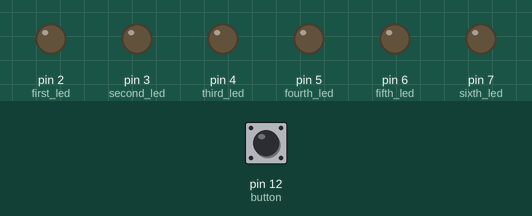
This sketch was run on a simulated Arduino Uno, built with avr-gcc and run on an emulated ATmega328P. On the bench: output pins drawn as LEDs (lit = HIGH). Dashed ring = blinking. The test bench sets the inputs (shaded band); at power-on: pin 12 (button) HIGH. Random numbers use the default seed unless the sketch sets one.

Above: at 1.2 s.
1.3 s: pin 12 (button) pulled LOW for 0.15 s
At 3.4 s:
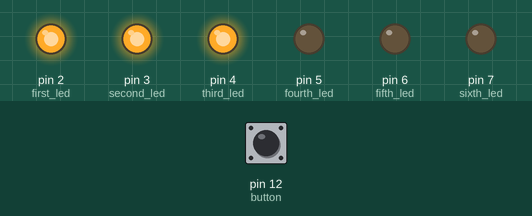
4.3 s: pin 12 (button) pulled LOW for 1 s
At 6.9 s:
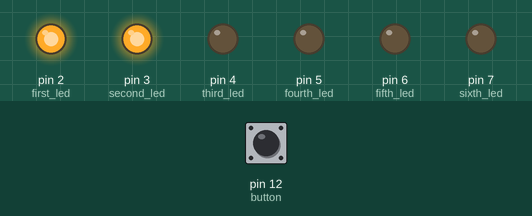
7.3 s: pin 12 (button) pulled LOW for 3.2 s
At 11.7 s:
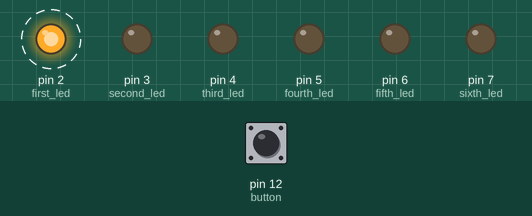
12.0 s: pin 12 (button) pulled LOW for 3.2 s
At 16.8 s:
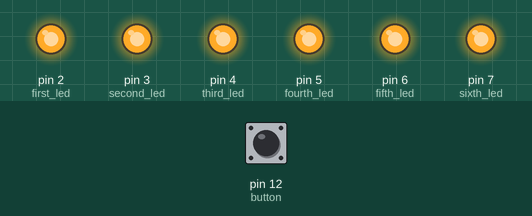
17.1 s: pin 12 (button) pulsed LOW 5 times (0.12 s each, 0.3 s apart)
At 19.9 s:
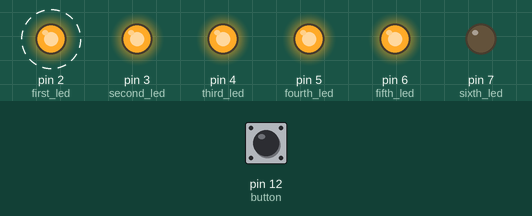
21.0 s: pin 12 (button) pulsed LOW 5 times (0.12 s each, 0.3 s apart)
At 24.1 s:
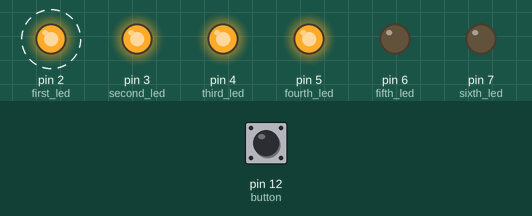
Timing chart, 0 to 25.6 s (numbered marks = the images above; inputs shaded):
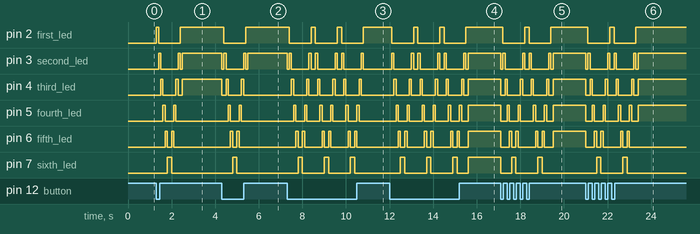

The sketch:

dice_.ino
```cpp
// 6 consecutive digital pins for the LEDs
const int first_led = 2;
const int second_led = 3;
const int third_led = 4;
const int fourth_led = 5;
const int fifth_led = 6;
const int sixth_led = 7;

// pin for the button switch
const int button = 12;

// value to check state of button switch
int pressed = 0;

void setup() {
  // set all LED pins to OUTPUT

    pinMode(first_led, OUTPUT);
    pinMode(second_led, OUTPUT);
    pinMode(third_led, OUTPUT);
    pinMode(fourth_led, OUTPUT);
    pinMode(fifth_led, OUTPUT);
    pinMode(sixth_led, OUTPUT);


  // set button pin to INPUT
  pinMode(button, INPUT);

  // initialize random seed by noise from analog pin 0 (should be unconnected)
  // randomSeed is a function that uses any of the unconnected analog pins as
  // a noise source to generate random numbers. Here we use the first analog pin (0) Zero
  randomSeed(analogRead(0));

}


// this function is used to create an effect before the dice dice is thrown
// Lights turn on individually from first to the last and last to frist repeatedly

void buildUpTension() {
  // light LEDs from left to right and back to build up tension
  // while waiting for the dice to be thrown
  // left to right
  for (int i=first_led; i<=sixth_led; i++) {
    if (i!=first_led) {
      digitalWrite(i-1, LOW);
    }
    digitalWrite(i, HIGH);
    delay(100);
  }
  // right to left
  for (int i=sixth_led; i>=first_led; i--) {
    if (i!=sixth_led) {
      digitalWrite(i+1, LOW);
    }
    digitalWrite(i, HIGH);
    delay(100);
  }
}


///the following function (showNumber) turns on the LEDs that corresponds to a given number using this logic:
// Since 1 is the lowest number it will turn on the first LED by default
// other LEDs will be turned on by checking their values incrementally
// for example if the given number is >= 2, the second LED is turned on, if >=3 third number is turned on, etc
//So if the given number is say 2 (two), only the first and second LED will come on. The third LED will be off
// because 2 is not >= 3, same as the fourth, fifth and sixth LED. Simple Logic.

void showNumber(int number) {

  digitalWrite(first_led, HIGH);  // turn on first LED by default

  if (number >= 2) {
    digitalWrite(second_led, HIGH);
  }
  if (number >= 3) {
    digitalWrite(third_led, HIGH);
  }
  if (number >= 4) {
    digitalWrite(fourth_led, HIGH);
  }
  if (number >= 5) {
    digitalWrite(fifth_led, HIGH);
  }
  if (number == 6) {
    digitalWrite(sixth_led, HIGH);
  }
}


/// function to throw dice -- Returns an int of the random number generated
int throwDice()
  {
    // generate a random number in the range from 1 to 6
    int randNumber = random(1,7);

    return randNumber;  // return the random number
  }


///function to set all LEDs to a particular value
void setAllLEDs(boolean value)
    {
        for (int i=first_led; i<=sixth_led; i++)
        {
          digitalWrite(i, value);
        }
    }


void loop() {
  // if button is pressed - throw the dice
  pressed = digitalRead(button);

  if (pressed == LOW) {
    // remove previous number
    setAllLEDs(LOW);    /// turns off all LEDs setting all to LOW

    buildUpTension();
    int thrownNumber = throwDice();
    showNumber(thrownNumber);

  }

}
```

Measured:
- after the input at 1.3 s, pin 2 (first_led): LOW → HIGH at once, → LOW 0.10 s later, → HIGH 1.0 s later; pin 3 (second_led): goes HIGH 0.10 s, LOW 0.80 s, HIGH 0.10 s, LOW 0.10 s, then HIGH, starting after 0.10 s
- after the input at 4.3 s, pin 2 (first_led): HIGH → LOW after 0.10 s, → HIGH 1.0 s later; pin 3 (second_led): goes LOW 0.10 s, HIGH 0.10 s, LOW 0.80 s, HIGH 0.10 s, LOW 0.10 s, then HIGH, starting at once
- after the input at 7.3 s, pin 2 (first_led): alternates HIGH for 0.20 s and LOW for 1.0 s, starting after 0.10 s; pin 3 (second_led): HIGH → LOW at once, then repeats every 1.2 s: HIGH 0.10 s, LOW 0.80 s, HIGH 0.10 s, LOW 0.20 s
- after the input at 12.0 s, pin 2 (first_led): alternates HIGH for 0.20 s and LOW for 1.0 s, starting after 0.10 s; pin 3 (second_led): LOW → HIGH after 0.10 s, then repeats every 1.2 s: LOW 0.80 s, HIGH 0.10 s, LOW 0.20 s, HIGH 0.10 s
- after the input at 17.1 s, pin 2 (first_led): alternates HIGH for 0.20 s and LOW for 1.0 s, starting after 0.10 s; pin 3 (second_led): HIGH → LOW at once, → HIGH 0.10 s later, → LOW 0.10 s later, → HIGH 0.80 s later, … (10 changes in this stretch)
- after the input at 21.0 s, pin 2 (first_led): alternates HIGH for 0.20 s and LOW for 1.0 s, 4 changes in all, then stays HIGH, starting after 0.10 s; pin 3 (second_led): HIGH → LOW at once, → HIGH 0.10 s later, → LOW 0.10 s later, → HIGH 0.80 s later, … (10 changes in this stretch)
